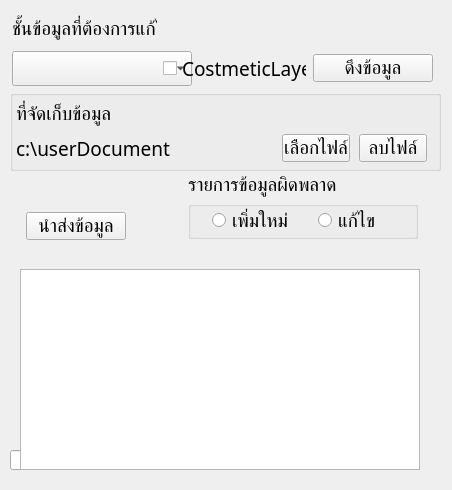
    <widget class="QWidget" name="tab_3">
     <property name="font">
      <font>
       <family>Angsana New</family>
       <pointsize>9</pointsize>
      </font>
     </property>
     <attribute name="title">
      <string>แก้ไขข้อมูล</string>
     </attribute>
     <widget class="QGroupBox" name="groupBox_4">
      <property name="geometry">
       <rect>
        <x>10</x>
        <y>90</y>
        <width>431</width>
        <height>81</height>
       </rect>
      </property>
      <property name="title">
       <string/>
      </property>
      <widget class="QWidget" name="layoutWidget">
       <property name="geometry">
        <rect>
         <x>6</x>
         <y>10</y>
         <width>411</width>
         <height>62</height>
        </rect>
       </property>
       <layout class="QGridLayout" name="gridLayout_17">
        <item row="0" column="0" colspan="2">
         <widget class="QLabel" name="label_10">
          <property name="minimumSize">
           <size>
            <width>260</width>
            <height>0</height>
           </size>
          </property>
          <property name="maximumSize">
           <size>
            <width>260</width>
            <height>16777215</height>
           </size>
          </property>
          <property name="font">
           <font>
            <family>BrowalliaUPC</family>
            <pointsize>14</pointsize>
           </font>
          </property>
          <property name="text">
           <string>ที่จัดเก็บข้อมูล</string>
          </property>
         </widget>
        </item>
        <item row="0" column="2">
         <spacer name="horizontalSpacer_8">
          <property name="orientation">
           <enum>Qt::Horizontal</enum>
          </property>
          <property name="sizeHint" stdset="0">
           <size>
            <width>30</width>
            <height>20</height>
           </size>
          </property>
         </spacer>
        </item>
        <item row="1" column="0">
         <widget class="QLabel" name="db_label">
          <property name="minimumSize">
           <size>
            <width>260</width>
            <height>0</height>
           </size>
          </property>
          <property name="maximumSize">
           <size>
            <width>260</width>
            <height>16777215</height>
           </size>
          </property>
          <property name="font">
           <font>
            <family>BrowalliaUPC</family>
            <pointsize>14</pointsize>
           </font>
          </property>
          <property name="text">
           <string>c:\userDocument</string>
          </property>
         </widget>
        </item>
        <item row="1" column="1" colspan="2">
         <widget class="QPushButton" name="select_dbBtn">
          <property name="minimumSize">
           <size>
            <width>68</width>
            <height>0</height>
           </size>
          </property>
          <property name="maximumSize">
           <size>
            <width>68</width>
            <height>16777215</height>
           </size>
          </property>
          <property name="font">
           <font>
            <family>BrowalliaUPC</family>
            <pointsize>14</pointsize>
           </font>
          </property>
          <property name="text">
           <string>เลือกไฟล์</string>
          </property>
         </widget>
        </item>
        <item row="1" column="3">
         <widget class="QPushButton" name="deleteDataBtn">
          <property name="sizePolicy">
           <sizepolicy hsizetype="Preferred" vsizetype="Fixed">
            <horstretch>0</horstretch>
            <verstretch>0</verstretch>
           </sizepolicy>
          </property>
          <property name="minimumSize">
           <size>
            <width>68</width>
            <height>0</height>
           </size>
          </property>
          <property name="maximumSize">
           <size>
            <width>68</width>
            <height>16777215</height>
           </size>
          </property>
          <property name="font">
           <font>
            <family>BrowalliaUPC</family>
            <pointsize>14</pointsize>
           </font>
          </property>
          <property name="text">
           <string>ลบไฟล์</string>
          </property>
         </widget>
        </item>
       </layout>
      </widget>
     </widget>
     <widget class="QWidget" name="layoutWidget">
      <property name="geometry">
       <rect>
        <x>12</x>
        <y>12</y>
        <width>431</width>
        <height>74</height>
       </rect>
      </property>
      <layout class="QGridLayout" name="gridLayout_3">
       <property name="rightMargin">
        <number>10</number>
       </property>
       <item row="0" column="0">
        <widget class="QLabel" name="label_9">
         <property name="font">
          <font>
           <family>BrowalliaUPC</family>
           <pointsize>14</pointsize>
          </font>
         </property>
         <property name="text">
          <string>ชั้นข้อมูลที่ต้องการแก้ไข</string>
         </property>
         <property name="margin">
          <number>5</number>
         </property>
        </widget>
       </item>
       <item row="1" column="0">
        <widget class="QComboBox" name="edit_datalayer_combo">
         <property name="minimumSize">
          <size>
           <width>180</width>
           <height>0</height>
          </size>
         </property>
         <property name="maximumSize">
          <size>
           <width>150</width>
           <height>16777215</height>
          </size>
         </property>
         <property name="font">
          <font>
           <family>BrowalliaUPC</family>
           <pointsize>14</pointsize>
          </font>
         </property>
        </widget>
       </item>
       <item row="1" column="1" alignment="Qt::AlignHCenter">
        <widget class="QCheckBox" name="costmetic_checkBox">
         <property name="font">
          <font>
           <family>BrowalliaUPC</family>
           <pointsize>14</pointsize>
          </font>
         </property>
         <property name="text">
          <string>CostmeticLayer</string>
         </property>
        </widget>
       </item>
       <item row="1" column="2">
        <widget class="QPushButton" name="edit_loadataBtn">
         <property name="sizePolicy">
          <sizepolicy hsizetype="Fixed" vsizetype="Fixed">
           <horstretch>0</horstretch>
           <verstretch>0</verstretch>
          </sizepolicy>
         </property>
         <property name="minimumSize">
          <size>
           <width>120</width>
           <height>0</height>
          </size>
         </property>
         <property name="font">
          <font>
           <family>BrowalliaUPC</family>
           <pointsize>14</pointsize>
          </font>
         </property>
         <property name="text">
          <string>ดึงข้อมูล</string>
         </property>
        </widget>
       </item>
       <item row="0" column="1">
        <spacer name="horizontalSpacer_6">
         <property name="orientation">
          <enum>Qt::Horizontal</enum>
         </property>
         <property name="sizeHint" stdset="0">
          <size>
           <width>40</width>
           <height>20</height>
          </size>
         </property>
        </spacer>
       </item>
      </layout>
     </widget>
     <widget class="QLineEdit" name="collectionID_temp">
      <property name="geometry">
       <rect>
        <x>10</x>
        <y>450</y>
        <width>91</width>
        <height>20</height>
       </rect>
      </property>
      <property name="font">
       <font>
        <family>BrowalliaUPC</family>
        <pointsize>14</pointsize>
       </font>
      </property>
     </widget>
     <widget class="QWidget" name="layoutWidget">
      <property name="geometry">
       <rect>
        <x>40</x>
        <y>400</y>
        <width>391</width>
        <height>73</height>
       </rect>
      </property>
      <layout class="QHBoxLayout" name="horizontalLayout_4">
       <item>
        <widget class="QPushButton" name="add_Btn">
         <property name="minimumSize">
          <size>
           <width>100</width>
           <height>0</height>
          </size>
         </property>
         <property name="maximumSize">
          <size>
           <width>100</width>
           <height>16777215</height>
          </size>
         </property>
         <property name="font">
          <font>
           <family>BrowalliaUPC</family>
           <pointsize>14</pointsize>
          </font>
         </property>
         <property name="text">
          <string>เพิ่มข้อมูล</string>
         </property>
        </widget>
       </item>
       <item>
        <widget class="QPushButton" name="edit_Btn">
         <property name="minimumSize">
          <size>
           <width>100</width>
           <height>0</height>
          </size>
         </property>
         <property name="maximumSize">
          <size>
           <width>100</width>
           <height>16777215</height>
          </size>
         </property>
         <property name="font">
          <font>
           <family>BrowalliaUPC</family>
           <pointsize>14</pointsize>
          </font>
         </property>
         <property name="text">
          <string>ปรับปรุงข้อมูล</string>
         </property>
        </widget>
       </item>
       <item>
        <widget class="QPushButton" name="delete_Btn">
         <property name="minimumSize">
          <size>
           <width>100</width>
           <height>0</height>
          </size>
         </property>
         <property name="maximumSize">
          <size>
           <width>100</width>
           <height>16777215</height>
          </size>
         </property>
         <property name="font">
          <font>
           <family>BrowalliaUPC</family>
           <pointsize>14</pointsize>
          </font>
         </property>
         <property name="text">
          <string>ลบข้อมูล</string>
         </property>
        </widget>
       </item>
      </layout>
     </widget>
     <widget class="QPlainTextEdit" name="plainTextEdit_3">
      <property name="geometry">
       <rect>
        <x>140</x>
        <y>450</y>
        <width>200</width>
        <height>20</height>
       </rect>
      </property>
      <property name="minimumSize">
       <size>
        <width>200</width>
        <height>20</height>
       </size>
      </property>
      <property name="maximumSize">
       <size>
        <width>200</width>
        <height>20</height>
       </size>
      </property>
      <property name="font">
       <font>
        <family>BrowalliaUPC</family>
        <pointsize>14</pointsize>
       </font>
      </property>
     </widget>
     <widget class="QWidget" name="layoutWidget">
      <property name="geometry">
       <rect>
        <x>20</x>
        <y>174</y>
        <width>411</width>
        <height>72</height>
       </rect>
      </property>
      <layout class="QHBoxLayout" name="horizontalLayout_9">
       <property name="leftMargin">
        <number>0</number>
       </property>
       <property name="rightMargin">
        <number>6</number>
       </property>
       <property name="bottomMargin">
        <number>6</number>
       </property>
       <item>
        <layout class="QVBoxLayout" name="verticalLayout_6">
         <property name="rightMargin">
          <number>0</number>
         </property>
         <item>
          <spacer name="verticalSpacer">
           <property name="orientation">
            <enum>Qt::Vertical</enum>
           </property>
           <property name="sizeHint" stdset="0">
            <size>
             <width>20</width>
             <height>18</height>
            </size>
           </property>
          </spacer>
         </item>
         <item>
          <widget class="QPushButton" name="send_dataBtn">
           <property name="sizePolicy">
            <sizepolicy hsizetype="Expanding" vsizetype="Fixed">
             <horstretch>0</horstretch>
             <verstretch>0</verstretch>
            </sizepolicy>
           </property>
           <property name="minimumSize">
            <size>
             <width>100</width>
             <height>0</height>
            </size>
           </property>
           <property name="maximumSize">
            <size>
             <width>100</width>
             <height>16777215</height>
            </size>
           </property>
           <property name="font">
            <font>
             <family>BrowalliaUPC</family>
             <pointsize>14</pointsize>
            </font>
           </property>
           <property name="text">
            <string>นำส่งข้อมูล</string>
           </property>
          </widget>
         </item>
        </layout>
       </item>
       <item>
        <spacer name="horizontalSpacer_2">
         <property name="orientation">
          <enum>Qt::Horizontal</enum>
         </property>
         <property name="sizeType">
          <enum>QSizePolicy::Fixed</enum>
         </property>
         <property name="sizeHint" stdset="0">
          <size>
           <width>50</width>
           <height>20</height>
          </size>
         </property>
        </spacer>
       </item>
       <item>
        <widget class="QGroupBox" name="unsuccess_group">
         <property name="enabled">
          <bool>true</bool>
         </property>
         <property name="sizePolicy">
          <sizepolicy hsizetype="Fixed" vsizetype="Preferred">
           <horstretch>0</horstretch>
           <verstretch>0</verstretch>
          </sizepolicy>
         </property>
         <property name="minimumSize">
          <size>
           <width>230</width>
           <height>65</height>
          </size>
         </property>
         <property name="maximumSize">
          <size>
           <width>230</width>
           <height>65</height>
          </size>
         </property>
         <property name="font">
          <font>
           <family>BrowalliaUPC</family>
           <pointsize>14</pointsize>
          </font>
         </property>
         <property name="title">
          <string>รายการข้อมูลผิดพลาด</string>
         </property>
         <widget class="QRadioButton" name="radio_edit">
          <property name="geometry">
           <rect>
            <x>130</x>
            <y>33</y>
            <width>100</width>
            <height>27</height>
           </rect>
          </property>
          <property name="minimumSize">
           <size>
            <width>100</width>
            <height>0</height>
           </size>
          </property>
          <property name="maximumSize">
           <size>
            <width>100</width>
            <height>16777215</height>
           </size>
          </property>
          <property name="font">
           <font>
            <family>BrowalliaUPC</family>
            <pointsize>14</pointsize>
           </font>
          </property>
          <property name="text">
           <string>แก้ไข</string>
          </property>
         </widget>
         <widget class="QRadioButton" name="radio_add">
          <property name="geometry">
           <rect>
            <x>24</x>
            <y>33</y>
            <width>100</width>
            <height>27</height>
           </rect>
          </property>
          <property name="minimumSize">
           <size>
            <width>100</width>
            <height>0</height>
           </size>
          </property>
          <property name="maximumSize">
           <size>
            <width>100</width>
            <height>16777215</height>
           </size>
          </property>
          <property name="font">
           <font>
            <family>BrowalliaUPC</family>
            <pointsize>14</pointsize>
           </font>
          </property>
          <property name="text">
           <string>เพิ่มใหม่</string>
          </property>
         </widget>
        </widget>
       </item>
      </layout>
     </widget>
     <widget class="QStackedWidget" name="stackedWidget">
      <property name="geometry">
       <rect>
        <x>10</x>
        <y>250</y>
        <width>421</width>
        <height>231</height>
       </rect>
      </property>
      <property name="lineWidth">
       <number>1</number>
      </property>
      <property name="currentIndex">
       <number>0</number>
      </property>
      <widget class="QWidget" name="page">
       <widget class="QTableWidget" name="tableUnsuccessful">
        <property name="geometry">
         <rect>
          <x>10</x>
          <y>19</y>
          <width>400</width>
          <height>201</height>
         </rect>
        </property>
        <property name="font">
         <font>
          <family>BrowalliaUPC</family>
          <pointsize>14</pointsize>
         </font>
        </property>
       </widget>
      </widget>
      <widget class="QWidget" name="page_2">
       <widget class="QTableWidget" name="tableUnsuccessful_edit">
        <property name="geometry">
         <rect>
          <x>10</x>
          <y>20</y>
          <width>400</width>
          <height>201</height>
         </rect>
        </property>
        <property name="font">
         <font>
          <family>BrowalliaUPC</family>
          <pointsize>14</pointsize>
         </font>
        </property>
       </widget>
      </widget>
     </widget>
    </widget>
